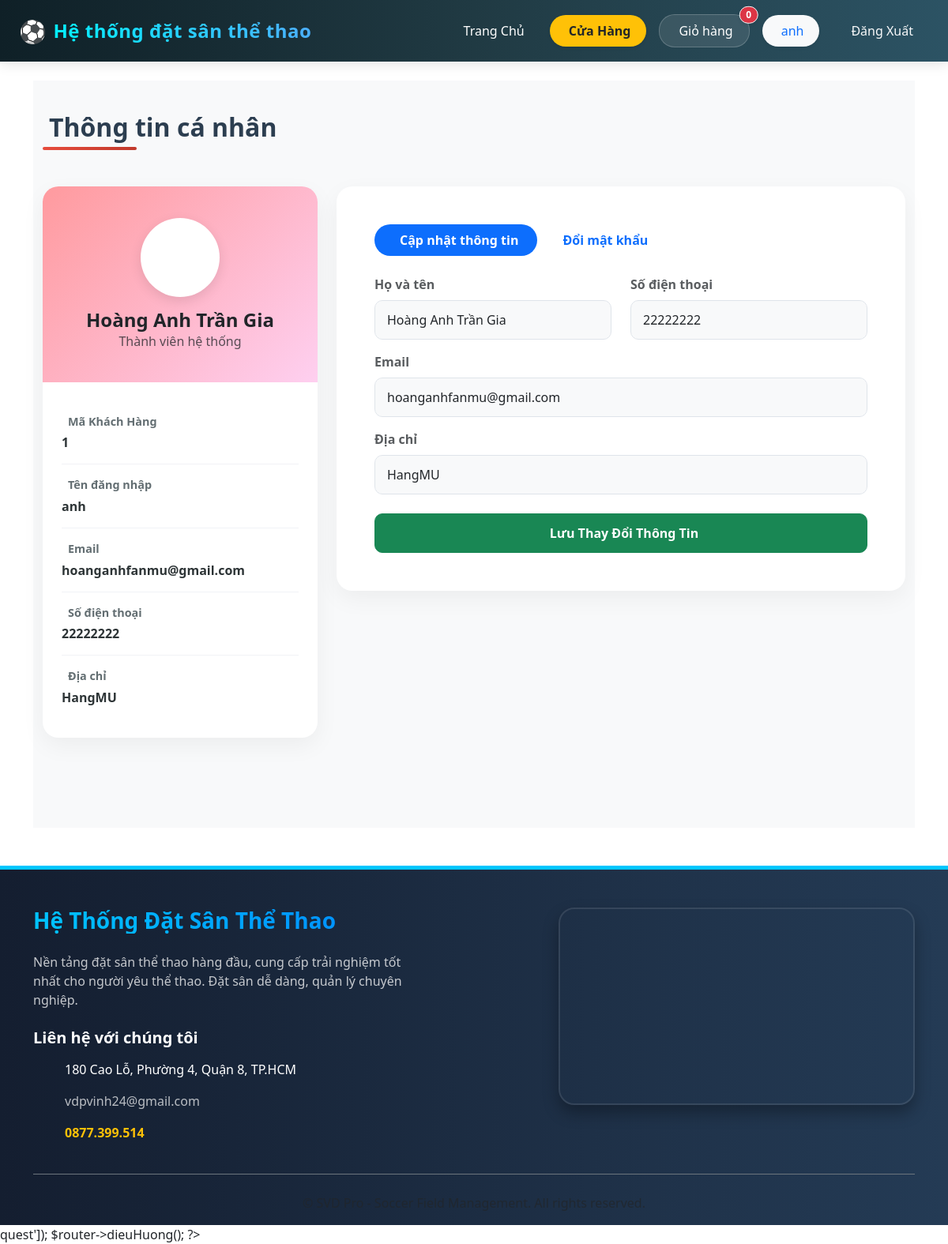
/user/showProfile (signed in), run on the app's committed database.
### tables this page shows
CREATE TABLE `khachhang` (
  `MaKH` int NOT NULL AUTO_INCREMENT,
  `HoTen` varchar(100) NOT NULL,
  `SDT` varchar(20) DEFAULT NULL,
  `Email` varchar(100) DEFAULT NULL,
  `DiaChi` varchar(255) DEFAULT NULL,
  `MaTK` int NOT NULL,
  PRIMARY KEY (`MaKH`),
  KEY `FK_KhachHang_MaTK` (`MaTK`),
  CONSTRAINT `FK_KhachHang_MaTK` FOREIGN KEY (`MaTK`) REFERENCES `taikhoan` (`MaTK`)
);

CREATE TABLE `taikhoan` (
  `MaTK` int NOT NULL AUTO_INCREMENT,
  `TenDangNhap` varchar(50) NOT NULL,
  `MatKhau` varchar(255) NOT NULL,
  `LoaiTK` varchar(20) NOT NULL,
  PRIMARY KEY (`MaTK`)
);

### index.php (called while the page is built, shortened)
<?php
require_once __DIR__ . '/app/Core/Autoloader.php';
$router = new Router();
$router->get('auth/hienThiDangNhap', 'AuthController@hienThiDangNhap');
$router->post('auth/xuLyDangNhap', 'AuthController@xuLyDangNhap');
$router->post('/auth/dangXuat', 'AuthController@dangXuat');
$router->get('dang-xuat', [AuthController::class, 'dangXuat']);
$router->get('dat-san', [DatsanController::class, 'chonSan']);
$router->post('/get-khung-gio-trong', [DatsanController::class, 'getKhungGioTrong']);
$router->post('/kiem-tra-san', [DatsanController::class, 'kiemTraVaTinhGia']);
$router->post('luu-tam-dat-san', [DatsanController::class, 'luuTamDatSan']);
$router->post('luu-tam-dich-vu', [DatsanController::class, 'luuTamDichVu']);
$router->get('xac-nhan-thanh-toan', [DatsanController::class, 'xacNhanThanhToan']);
$router->post('hoan-tat-dat-san', [DatsanController::class, 'hoanTatDatSan']);
$router->get('thanh-cong', [DatsanController::class, 'thanhCong']);
$router->get('loi-thanh-toan', [DatsanController::class, 'loiThanhToan']);
$router->get('chon-dich-vu', [DatsanController::class, 'chonDichVu']);
$router->get('datsan/dat-co-dinh', [DatsanController::class, 'showDatCoDinhForm']);
$router->post('datsan/kiem-tra-co-dinh', [DatsanController::class, 'handleKiemTraCoDinh']);
$router->post('datsan/luu-tam-dat-co-dinh', [DatsanController::class, 'luuTamDatCoDinh']);
$router->get('admin-dashboard', [AdminController::class, 'hienThiDashboard']);
$router->get('admin-san', [AdminController::class, 'quanLySan']);
$router->get('form-them-san', [AdminController::class, 'hienThiThemSan']);
$router->post('admin-san-them', [AdminController::class, 'xuLyThemSan']);
$router->post('admin-san-xoa', [AdminController::class, 'xuLyXoaSan']);
$router->get('admin-san-sua', [AdminController::class, 'hienThiSuaSan']);
$router->post('admin-san-capnhat', [AdminController::class, 'xuLySuaSan']);
$router->get('forgot-password', [AuthController::class, 'hienThiQuenMatKhau']);
$router->post('forgot-password', [AuthController::class, 'guiEmailReset']);
$router->get('reset-password', [AuthController::class, 'hienThiDatLaiMatKhau']);
$router->post('reset-password', [AuthController::class, 'datLaiMatKhau']);
$router->get('/admin/datsan-theo-ngay', 'AdminController@hienThiDatSanTheoNgay');
$router->post('/admin/datsan-theo-ngay', 'AdminController@xuLyDatSanTheoNgay');
$router->get('/admin/khachhang', 'AdminController@quanLyKhachHang');
$router->post('/admin/khachhang', 'AdminController@quanLyKhachHang');
$router->get('/admin/nhaphang', 'AdminController@nhapHang');
$router->post('/admin/nhaphang', 'AdminController@xuLyNhapHang');
$router->get('admin/booking-details', 'AdminController@bookingDetails');
$router->get('admin/kho-hang', 'AdminController@khoHang');
$router->get('admin/kho-hang/them', 'AdminController@themSanPham');
$router->post('admin/kho-hang/them', 'AdminController@xuLyThemSanPham');
$router->get('admin/kho-hang/sua', 'AdminController@suaSanPham');
$router->post('admin/kho-hang/sua', 'AdminController@xuLySuaSanPham');
$router->post('admin/kho-hang/xoa', 'AdminController@xuLyXoaSanPham');
$router->get('admin/don-hang', 'AdminController@quanLyDonHang');
$router->post('admin/don-hang/cap-nhat', 'AdminController@xuLyCapNhatTrangThaiDonHang');
$router->get('admin/nhan-vien', 'AdminController@quanLyNhanVien');
$router->get('admin/nhan-vien/them', 'AdminController@hienThiThemNhanVien');
$router->post('admin/nhan-vien/xu-ly-them', 'AdminController@xuLyThemNhanVien');
$router->post('admin/nhan-vien/xoa', 'AdminController@xuLyXoaNhanVien');
$router->get('store', 'StoreController@index');
$router->post('cart/add', 'CartController@add');
$router->get('cart', 'CartController@index');
$router->get('cart/count', 'CartController@getCartCount');
$router->post('cart/update', 'CartController@update');
$router->post('cart/remove', 'CartController@remove');
$router->get('checkout', 'CheckoutController@index');
$router->post('checkout/place-order', 'CheckoutController@placeOrder');
$router->get('checkout/success', 'CheckoutController@success');
$router->get('user/profile', 'UserController@showProfile');
$router->get('user/booking-history', 'UserController@bookingHistory');
$router->get('user/booking-details', 'UserController@bookingDetails');
$router->get('user/invoice-history', 'UserController@invoiceHistory');
$router->get('admin/revenue', 'AdminController@hienThiDoanhThu');
$router->dieuHuong();
?>quest']);

### app/Controllers/UserController.php (called while the page is built, shortened)
<?php
class UserController {
    private $userModel;
    public function __construct() {
        $this->userModel = new UserModel();
    }
    public function showProfile() {
        $userId = $_SESSION['user_id'] ?? null;
        $user = $this->userModel->getUserByMaKH($userId);
        $pageTitle = 'Thông tin cá nhân';
        $data = [
            'pageTitle' => $pageTitle,
            'user' => $user
        ];
        extract($data);
        require_once __DIR__ . '/../../views/user/indexUser.php';
    }
}
?>

### app/Core/Autoloader.php (called while the page is built, shortened)
<?php
spl_autoload_register(function ($className) {
    $prefix = 'App\\';
    $baseDir = __DIR__ . '/../';
    $len = strlen($prefix);
    $relativeClass = substr($className, $len);
    $file = $baseDir . str_replace('\\', '/', $relativeClass) . '.php';
});

### app/Models/Database.php (called while the page is built, shortened)
<?php
class Database {
    private $host = DB_HOST;
    private $db_name = DB_NAME;
    private $username = DB_USER;
    private $password = DB_PASS;
    private static $conn;
    public function connect() {
        if (self::$conn !== null) {
            return self::$conn;
        }
        self::$conn = null;
        $dsn = "mysql:host={$this->host};dbname={$this->db_name};charset=utf8";
        try {
            self::$conn = new PDO($dsn, $this->username, $this->password);
            self::$conn->setAttribute(PDO::ATTR_ERRMODE, PDO::ERRMODE_EXCEPTION);
            self::$conn->setAttribute(PDO::ATTR_DEFAULT_FETCH_MODE, PDO::FETCH_ASSOC);
        } catch(PDOException $exception) {
            echo "Lỗi kết nối CSDL: " . $exception->getMessage();
            throw $exception;
        }
        return self::$conn;
    }
public function query($sql, $params = []) {
    try {
        $pdo = $this->connect();
        $stmt = $pdo->prepare($sql);
        if (!empty($params)) {
            $firstKey = array_key_first($params);
            if (is_string($firstKey)) {
                foreach ($params as $param => $value) {
                    $stmt->bindValue($param, $value, \PDO::PARAM_STR);
                }
                $stmt->execute();
            } else {
                $stmt->execute($params);
            }
        } else {
            $stmt->execute();
        }
        return $stmt;
    } catch (\PDOException $e) {
        error_log("SQL Error: " . $e->getMessage());
        throw $e;
    }
}
}

### app/Models/UserModel.php (called while the page is built, shortened)
<?php
require_once 'Database.php';
class UserModel extends Database
{
    private $taiKhoanTable = 'taikhoan';
    private $khachHangTable = 'khachhang';
    public function getUserByMaKH($maKH)
    {
        $sql = "
            SELECT kh.*, tk.TenDangNhap, tk.LoaiTK, tk.MatKhau, tk.MaTK
            FROM {$this->khachHangTable} kh
            JOIN {$this->taiKhoanTable} tk ON kh.MaTK = tk.MaTK
            WHERE kh.MaKH = :maKH
        ";
        $stmt = $this->query($sql, [':maKH' => $maKH]);
        return $stmt->fetch(PDO::FETCH_ASSOC);
    }
}
?>

### views/user/indexUser.php (the view, shortened to what this page needs)
<?php
require_once __DIR__ . '/../layouts/header.php';
?>
<div class="profile-wrapper">
    <div class="container">
        <h2 class="page-title"><i class="fas fa-user-circle text-danger me-2"></i><?php echo $pageTitle; ?></h2>
        <div class="row mt-4">
            <div class="col-lg-4 mb-4">
                <div class="profile-card">
                    <div class="profile-header">
                        <div class="avatar-circle">
                        </div>
                        <h4 class="mb-0 fw-bold text-dark"><?php echo htmlspecialchars($user['HoTen']); ?></h4>
                        <p class="mb-0 text-dark opacity-75">Thành viên hệ thống</p>
                    </div>
                    <div class="card-body p-4">
                        <div class="info-item">
                            <div class="info-label"><i class="fas fa-id-badge me-2"></i>Mã Khách Hàng</div>
                            <div class="info-value mt-1"><?php echo htmlspecialchars($user['MaKH']); ?></div>
                        </div>
                        <div class="info-item">
                            <div class="info-label"><i class="fas fa-user-tag me-2"></i>Tên đăng nhập</div>
                            <div class="info-value mt-1"><?php echo htmlspecialchars($user['TenDangNhap']); ?></div>
                        </div>
                        <div class="info-item">
                            <div class="info-label"><i class="fas fa-envelope me-2"></i>Email</div>
                            <div class="info-value mt-1"><?php echo htmlspecialchars($user['Email']); ?></div>
                        </div>
                        <div class="info-item">
                            <div class="info-label"><i class="fas fa-phone-alt me-2"></i>Số điện thoại</div>
                            <div class="info-value mt-1"><?php echo htmlspecialchars($user['SDT']); ?></div>
                        </div>
                        <div class="info-item">
                            <div class="info-label"><i class="fas fa-map-marker-alt me-2"></i>Địa chỉ</div>
                            <div class="info-value mt-1"><?php echo htmlspecialchars($user['DiaChi']); ?></div>
                        </div>
                    </div>
                </div>
            </div>
            <div class="col-lg-8">
                <div class="profile-card">
                    <div class="card-body p-5">
                        <ul class="nav nav-pills mb-4" id="pills-tab" role="tablist">
                            <li class="nav-item" role="presentation">
                                <button class="nav-link active rounded-pill px-4 fw-bold" id="pills-info-tab" data-bs-toggle="pill" data-bs-target="#pills-info" type="button" role="tab" aria-controls="pills-info" aria-selected="true"><i class="fas fa-edit me-2"></i>Cập nhật thông tin</button>
                            </li>
                            <li class="nav-item" role="presentation">
                                <button class="nav-link rounded-pill px-4 fw-bold" id="pills-pass-tab" data-bs-toggle="pill" data-bs-target="#pills-pass" type="button" role="tab" aria-controls="pills-pass" aria-selected="false"><i class="fas fa-key me-2"></i>Đổi mật khẩu</button>
                            </li>
                        </ul>
                        <div class="tab-content" id="pills-tabContent">
                            <div class="tab-pane fade show active" id="pills-info" role="tabpanel" aria-labelledby="pills-info-tab">
                                <form action="<?php echo BASE_URL; ?>user/updateProfile" method="post">
                                    <div class="row">
                                        <div class="col-md-6 mb-3">
                                            <label for="ho_ten" class="form-label fw-bold text-muted">Họ và tên</label>
                                            <input type="text" class="form-control form-control-modern" id="ho_ten" name="ho_ten" value="<?php echo htmlspecialchars($user['HoTen']); ?>" required>
                                        </div>
                                        <div class="col-md-6 mb-3">
                                            <label for="sdt" class="form-label fw-bold text-muted">Số điện thoại</label>
                                            <input type="text" class="form-control form-control-modern" id="sdt" name="sdt" value="<?php echo htmlspecialchars($user['SDT']); ?>" required>
                                        </div>
                                    </div>
                                    <div class="mb-3">
                                        <label for="email" class="form-label fw-bold text-muted">Email</label>
                                        <input type="email" class="form-control form-control-modern" id="email" name="email" value="<?php echo htmlspecialchars($user['Email']); ?>" required>
                                    </div>
                                    <div class="mb-4">
                                        <label for="dia_chi" class="form-label fw-bold text-muted">Địa chỉ</label>
                                        <input type="text" class="form-control form-control-modern" id="dia_chi" name="dia_chi" value="<?php echo htmlspecialchars($user['DiaChi']); ?>">
                                    </div>
                                    <button type="submit" class="btn btn-success btn-modern w-100"><i class="fas fa-save me-2"></i>Lưu Thay Đổi Thông Tin</button>
                                </form>
                            </div>
                        </div>
                    </div>
                </div>
            </div>
        </div>
    </div>
</div>
<?php require_once __DIR__ . '/../layouts/footer.php'; ?>

### public/css/style.css (style rules this page uses)
html, body { height: 100%; margin: 0; }
body { display: flex; flex-direction: column; min-height: 100vh; }

### views/user/indexUser.php (style rules this page uses)
.profile-wrapper { background: #f8f9fa; min-height: 80vh; padding-top: 40px; padding-bottom: 60px; }
.page-title { font-weight: 800; color: #2c3e50; margin-bottom: 2rem; position: relative; display: inline-block; }
.page-title::after { content: ''; position: absolute; width: 40%; height: 4px; background: linear-gradient(45deg, #e74c3c, #c0392b); bottom: -10px; left: 0; border-radius: 2px; }
.profile-card { background: #fff; border-radius: 20px; border: none; box-shadow: 0 10px 30px rgba(0,0,0,0.05); overflow: hidden; margin-bottom: 30px; }
.profile-header { background: linear-gradient(135deg, #ff9a9e 0%, #fecfef 99%, #fecfef 100%); padding: 40px 20px; text-align: center; color: #fff; }
.avatar-circle { width: 100px; height: 100px; background: #fff; border-radius: 50%; display: inline-flex; align-items: center; justify-content: center; font-size: 40px; color: #ff9a9e; box-shadow: 0 5px 15px rgba(0,0,0,0.1); margin-bottom: 15px; }
.info-item { padding: 15px 0; border-bottom: 1px solid #f1f2f6; }
.info-item:last-child { border-bottom: none; }
.info-label { font-weight: 600; color: #636e72; font-size: 0.9rem; }
.info-value { font-weight: 700; color: #2d3436; }
.form-control-modern { border-radius: 10px; padding: 12px 15px; border: 1px solid #dfe4ea; background-color: #f8f9fa; transition: all 0.3s; }
.btn-modern { border-radius: 10px; padding: 12px 25px; font-weight: 600; transition: all 0.3s; }

### data on the page
khachhang: HoTen "Hoàng Anh Trần Gia", MaKH "1", MaTK.TenDangNhap "anh", Email "hoanganhfanmu@gmail.com", SDT "22222222", DiaChi "HangMU", ho_ten "Hoàng Anh Trần Gia", sdt "22222222", email "hoanganhfanmu@gmail.com", dia_chi "HangMU"

### other printed values
$_SESSION['username'] "anh"
$pageTitle "Thông tin cá nhân"
